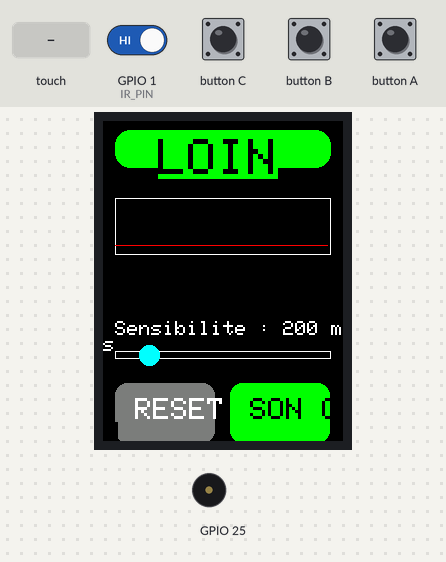
This sketch was run on a simulated ESP32. Shown: 240×320 colour display, buzzer (waves = sounding). The inputs (shaded band) are chosen by the test bench; at power-on: GPIO 1 (IR_PIN) HIGH. WiFi joins after 1.5 s; servers stay silent unless stated; what the sketch prints to the serial monitor is not drawn.

Above: at 3.0 s.
3.1 s: GPIO 1 (IR_PIN) driven LOW
At 3.51 s:
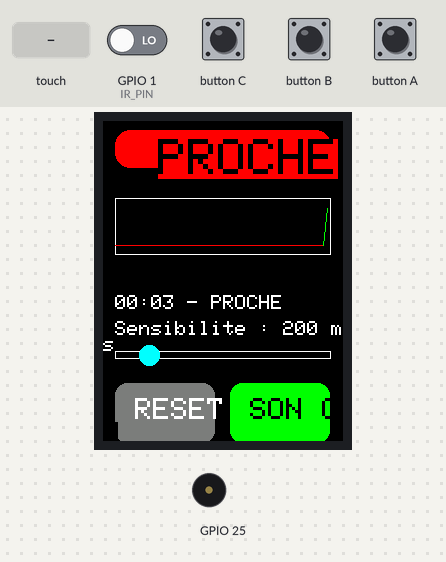
5.2 s: button C pressed for 0.15 s
5.9 s: GPIO 1 (IR_PIN) driven HIGH
At 6.14 s:
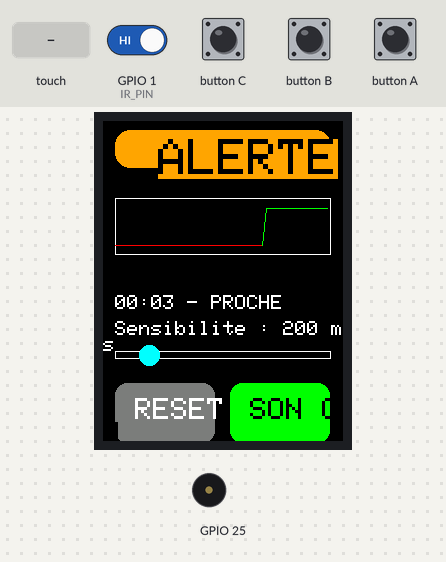
8.1 s: GPIO 1 (IR_PIN) driven LOW
At 8.52 s:
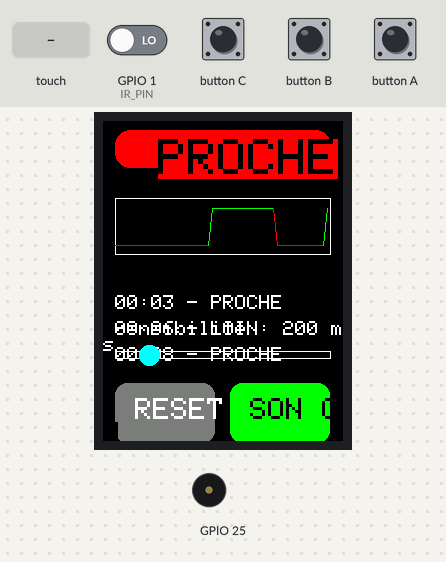
10.4 s: touch panel pressed at 13 % / 90 % of its raw x / y range
At 11.43 s:
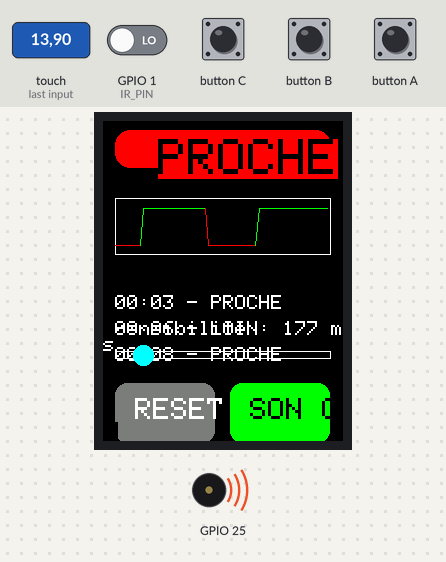
12.8 s: touch panel pressed at 38 % / 90 % of its raw x / y range
At 13.04 s:
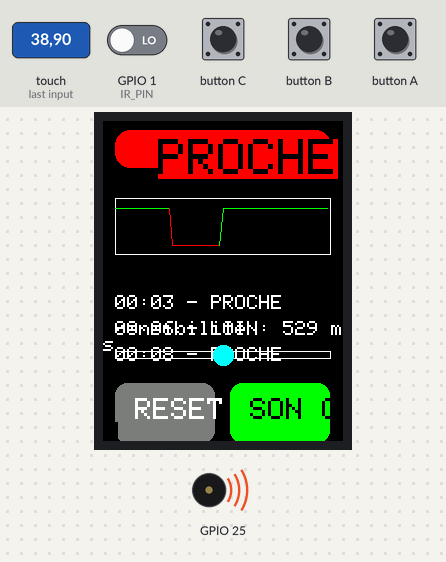
Timing chart, 0 to 15.4 s (numbered marks = the images above; inputs shaded):
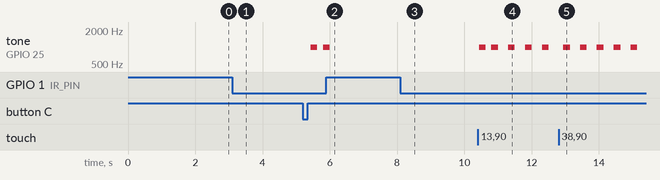

The sketch:

sketch_nov24a.ino
```cpp
#include <M5Unified.h>
#include <WiFi.h>
#include <WebServer.h>
#include <WebSocketsServer.h>
void wsSend();   // prototype pour pouvoir l'utiliser avant sa définition

// =========================================================
//                    CONFIG WIFI
// =========================================================
const char* WIFI_SSID = "SKANDARPC7702";
const char* WIFI_PASS = "halouani";
// Identifiants d’accès au dashboard
const char* http_username = "admin";
const char* http_password = "admin";

// =========================================================
//                 SERVEURS & FIX IMPORTANT
// =========================================================
WebServer server(80);
WebSocketsServer ws(81);

// ---- FIX : déclaration anticipée de la fonction WebSocket ----
void wsEvent(uint8_t num, WStype_t type, uint8_t * payload, size_t len);
// ----------------------------------------------------------------

// =========================================================
//                    CAPTEUR IR
// =========================================================
const int IR_PIN = 1;

// =========================================================
//                      ETAT
// =========================================================
bool rawDetect = false;
bool stableDetect = false;
unsigned long lastChange = 0;
unsigned long sensitivity = 200;

unsigned long detectStart = 0;
bool alarmOn = false;
const unsigned long ALARM_MS = 2000;

unsigned long detectCount = 0;
unsigned long lastBeepMs = 0;   // pour le bip d'alarme

// =========================================================
//                    HISTORIQUE
// =========================================================
struct LogEvent { unsigned long t; bool val; };
LogEvent history[10];
int histPos = 0;
bool histFull = false;

// =========================================================
//               GRAPH TABLETTE (60 points)
// =========================================================
bool graphData[60];
int graphIndex = 0;
unsigned long lastGraphMs = 0;

// =========================================================
//                    LAYOUT TABLETTE
// =========================================================
int W, H;
int STATUS_X, STATUS_Y, STATUS_W, STATUS_H;
int GRAPH_X, GRAPH_Y, GRAPH_W, GRAPH_H;
int HIST_X, HIST_Y;
int SLIDER_X, SLIDER_Y, SLIDER_W;
int BTN_RESET_X, BTN_RESET_Y, BTN_RESET_W, BTN_RESET_H;
int BTN_SOUND_X, BTN_SOUND_Y, BTN_SOUND_W, BTN_SOUND_H;

bool soundOn = true;

#define SENS_MIN 50
#define SENS_MAX 1000

// =========================================================
//               INIT LAYOUT (calcul dynamique)
// =========================================================
void initLayout() {
  W = M5.Lcd.width();
  H = M5.Lcd.height();

  STATUS_X = W * 0.05;
  STATUS_Y = H * 0.03;
  STATUS_W = W * 0.90;
  STATUS_H = H * 0.12;

  GRAPH_X = W * 0.05;
  GRAPH_Y = STATUS_Y + STATUS_H + 30;
  GRAPH_W = W * 0.90;
  GRAPH_H = H * 0.18;

  HIST_X = W * 0.05;
  HIST_Y = GRAPH_Y + GRAPH_H + 40;

  SLIDER_X = W * 0.05;
  SLIDER_Y = H * 0.72;
  SLIDER_W = W * 0.90;

  BTN_RESET_X = W * 0.05;
  BTN_RESET_Y = H * 0.82;
  BTN_RESET_W = W * 0.42;
  BTN_RESET_H = 60;

  BTN_SOUND_X = W * 0.53;
  BTN_SOUND_Y = H * 0.82;
  BTN_SOUND_W = W * 0.42;
  BTN_SOUND_H = 60;
}

// =========================================================
//                    DESSIN HISTORIQUE
// =========================================================
void drawHistory() {
  M5.Lcd.setTextSize(2);
  M5.Lcd.setTextColor(WHITE, BLACK);

  int lineH = 26;

  for (int i = 0; i < 10; i++) {
    if (!histFull && i >= histPos) break;

    int idx = (histFull ? (histPos + i) % 10 : i);

    unsigned long t = history[idx].t / 1000;
    int s = t % 60;
    int m = (t / 60) % 60;

    M5.Lcd.setCursor(HIST_X, HIST_Y + i * lineH);
    M5.Lcd.printf("%02d:%02d - %s", m, s,
                  history[idx].val ? "PROCHE" : "LOIN");
  }
}

// =========================================================
//                     GRAPH TEMPS RÉEL
// =========================================================
void addGraphPoint(bool v) {
  graphData[graphIndex] = v;
  graphIndex = (graphIndex + 1) % 60;
}

void drawGraph() {
  M5.Lcd.fillRect(GRAPH_X, GRAPH_Y, GRAPH_W, GRAPH_H, BLACK);
  int baseY = GRAPH_Y + GRAPH_H - 10;

  M5.Lcd.drawRect(GRAPH_X, GRAPH_Y, GRAPH_W, GRAPH_H, WHITE);

  int lx = 0, ly = 0;
  bool first = true;

  for (int i = 0; i < 60; i++) {
    int idx = (graphIndex + i) % 60;
    int x = GRAPH_X + (i * GRAPH_W) / 60;
    int y = graphData[idx] ? (GRAPH_Y + 10) : baseY;

    if (!first)
      M5.Lcd.drawLine(lx, ly, x, y,
                      graphData[idx] ? GREEN : RED);

    lx = x;
    ly = y;
    first = false;
  }
}

// =========================================================
//                         DASHBOARD
// =========================================================
void drawDashboard(const char* status, uint16_t col) {
  M5.Lcd.fillScreen(BLACK);

  M5.Lcd.fillRoundRect(STATUS_X, STATUS_Y, STATUS_W, STATUS_H, 15, col);
  M5.Lcd.setTextColor(BLACK, col);
  M5.Lcd.setTextSize(5);
  M5.Lcd.setCursor(STATUS_X + STATUS_W * 0.20,
                   STATUS_Y + STATUS_H * 0.25);
  M5.Lcd.print(status);

  drawGraph();
  drawHistory();

  M5.Lcd.setTextColor(WHITE);
  M5.Lcd.setTextSize(2);
  M5.Lcd.setCursor(SLIDER_X, SLIDER_Y - 30);
  M5.Lcd.printf("Sensibilite : %lu ms", sensitivity);

  M5.Lcd.drawRect(SLIDER_X, SLIDER_Y, SLIDER_W, 8, WHITE);
  float ratio = (float)(sensitivity - SENS_MIN) / (float)(SENS_MAX - SENS_MIN);
  int cx = SLIDER_X + ratio * SLIDER_W;
  M5.Lcd.fillCircle(cx, SLIDER_Y + 4, 10, CYAN);

  M5.Lcd.fillRoundRect(BTN_RESET_X, BTN_RESET_Y,
                       BTN_RESET_W, BTN_RESET_H,
                       12, DARKGREY);
  M5.Lcd.setTextColor(WHITE);
  M5.Lcd.setTextSize(3);
  M5.Lcd.setCursor(BTN_RESET_X + 20, BTN_RESET_Y + 15);
  M5.Lcd.print("RESET");

  uint16_t sc = soundOn ? GREEN : RED;
  M5.Lcd.fillRoundRect(BTN_SOUND_X, BTN_SOUND_Y,
                       BTN_SOUND_W, BTN_SOUND_H,
                       12, sc);
  M5.Lcd.setTextColor(BLACK);
  M5.Lcd.setCursor(BTN_SOUND_X + 20, BTN_SOUND_Y + 15);
  M5.Lcd.print(soundOn ? "SON ON" : "SON OFF");
}

// =========================================================
//                   PAGE WEB HTML + JS
// =========================================================
String webPage() {
  String html = R"=====(
<!DOCTYPE html>
<html>
<head>
<meta charset='utf-8'>
<title>Tab5 Dashboard</title>
<meta name='viewport' content='width=device-width,initial-scale=1.0'>
<style>
body { background:#111; color:#fff; font-family:Arial; text-align:center; margin:0; }
.card { background:#222; padding:20px; border-radius:12px; width:90%; margin:15px auto; }
canvas { background:#000; border:1px solid #444; border-radius:10px; }
button { padding:12px 20px; font-size:1.2em; border-radius:10px; border:none; cursor:pointer; }
#resetBtn { background:#555; color:white; }
#soundBtn { background:#2d5; color:white; }
</style>
</head>

<body>

<h2>Tablette Tab5 - Dashboard Web</h2>


<div class='card'>
  <h3>État</h3>
  <div id='status' style="font-size:2.5em; padding:20px; border-radius:12px; background:#333;">LOIN</div>
  <p>Détections : <span id='count'>0</span></p>
  <p>Alarme : <span id='alarm'>NON</span></p>
  <button id='resetBtn' onclick="fetch('/reset')">Reset</button>
  <button id='soundBtn' onclick="fetch('/sound')">Son OFF</button>
</div>

<div class='card'>
  <h3>Radar</h3>
  <canvas id='radar' width='260' height='260'></canvas>
</div>

<div class='card'>
  <h3>Bargraph (détections/minute)</h3>
  <canvas id='bar' width='300' height='200'></canvas>
</div>

<script>

let ws;
let lastValue = 0;
let radarAngle = 0;

let barData = new Array(10).fill(0);
let lastMinute = new Date().getMinutes();

function drawBar() {
  let c = document.getElementById('bar');
  let ctx = c.getContext('2d');
  ctx.clearRect(0, 0, c.width, c.height);

  let max = Math.max(...barData, 5);       // pour éviter division par 0
  let bw  = c.width / barData.length;

  ctx.font = "14px Arial";
  ctx.textAlign = "center";

  for (let i = 0; i < barData.length; i++) {
    let value = barData[i];
    let h = (value / max) * (c.height - 30);   // laisse de la place pour le texte
    let x = i * bw + 5;
    let barW = bw - 10;
    let y = c.height - h - 10;

    // barre
    ctx.fillStyle = value > 0 ? "#4f4" : "#333";
    ctx.fillRect(x, y, barW, h);

    // texte au-dessus de la barre
    ctx.fillStyle = "#fff";
    ctx.fillText(value, x + barW / 2, y - 5);
  }
}

function drawRadar() {
  let c = document.getElementById('radar');
  let ctx = c.getContext('2d');

  ctx.clearRect(0,0,c.width,c.height);

  let cx = c.width/2, cy = c.height/2;
  let r = c.width/2 - 10;

  ctx.strokeStyle="#444";
  ctx.beginPath(); ctx.arc(cx,cy,r,0,2*Math.PI); ctx.stroke();
  ctx.beginPath(); ctx.arc(cx,cy,r*0.6,0,2*Math.PI); ctx.stroke();

  radarAngle += 0.1;
  let x2 = cx + r * Math.cos(radarAngle);
  let y2 = cy + r * Math.sin(radarAngle);

  ctx.strokeStyle = lastValue ? '#f44' : '#4f4';
  ctx.beginPath(); ctx.moveTo(cx,cy); ctx.lineTo(x2,y2); ctx.stroke();

  if (lastValue) {
    ctx.fillStyle = '#f44';
    ctx.beginPath();
    ctx.arc(cx + r*0.6*Math.cos(radarAngle),
            cy + r*0.6*Math.sin(radarAngle),
            6,0,2*Math.PI);
    ctx.fill();
  }
}

function connectWS() {
  ws = new WebSocket("ws://" + location.hostname + ":81/");

  ws.onmessage = (e) => {
    let d = JSON.parse(e.data);

    lastValue = d.value;

    document.getElementById('status').textContent = d.status;
    document.getElementById('status').style.background =
      d.value ? '#f44' : '#4f4';

    document.getElementById('count').textContent = d.count;
    document.getElementById('alarm').textContent = d.alarm ? "OUI" : "NON";
      // Mise à jour du bouton Son en fonction de d.sound
  let sb = document.getElementById('soundBtn');
  if (d.sound) {
    sb.textContent = "Son ON";
    sb.style.background = "#2d5";   // vert
  } else {
    sb.textContent = "Son OFF";
    sb.style.background = "#555";   // gris
  }


    if (d.value == 1) {
      let m = new Date().getMinutes();
      if (m != lastMinute) {
        lastMinute = m;
        barData.unshift(0);
        barData.pop();
      }
      barData[0]++;
    }

    drawRadar();
    drawBar();
  };

  ws.onclose = () => setTimeout(connectWS, 1500);
}


window.onload = () => {
  connectWS();
  drawRadar();
  drawBar();
};

</script>

</body>
</html>
)=====";
  return html;
}

// =========================================================
//                     HANDLERS HTTP
// =========================================================
void handleRoot() {
  if (!server.authenticate(http_username, http_password)) {
    return server.requestAuthentication();
  }
  server.send(200, "text/html", webPage());
}

void handleReset() {
  if (!server.authenticate(http_username, http_password)) {
    return server.requestAuthentication();
  }
  detectCount = 0;
  server.send(200, "text/plain", "OK");
}

void handleSound() {
  if (!server.authenticate(http_username, http_password)) {
    return server.requestAuthentication();
  }
  soundOn = !soundOn;
  if (!soundOn) M5.Speaker.stop();
  wsSend();
  server.send(200, "text/plain", "OK");
}


// =========================================================
//                         SETUP
// =========================================================
void setup() {

  auto cfg = M5.config();
  M5.begin(cfg);
  M5.Lcd.setRotation(0);

  Serial.begin(115200);
  pinMode(IR_PIN, INPUT_PULLUP);

  initLayout();
  drawDashboard("LOIN", GREEN);

  WiFi.mode(WIFI_STA);
  WiFi.begin(WIFI_SSID, WIFI_PASS);

  Serial.print("Connexion WiFi");
  while (WiFi.status() != WL_CONNECTED) {
    delay(200);
    Serial.print(".");
  }
  Serial.println("\nConnecté !");
  Serial.println(WiFi.localIP());

  server.on("/", handleRoot);
  server.on("/reset", handleReset);
  server.on("/sound", handleSound);
  server.begin();
  Serial.println("Serveur HTTP démarré.");

  ws.onEvent(wsEvent);   // 🔥 Maintenant fonctionne
  ws.begin();
  Serial.println("WebSocket sur port 81 !");
}

// =========================================================
//                     WEBSOCKET SEND
// =========================================================
void wsSend() {
  String json = "{";
  json += "\"value\":" + String(stableDetect ? 1 : 0) + ",";
  json += "\"status\":\"" + String(stableDetect ? "PROCHE" : "LOIN") + "\",";
  json += "\"count\":" + String(detectCount) + ",";
  json += "\"alarm\":" + String(alarmOn ? 1 : 0) + ",";
  json += "\"sound\":" + String(soundOn ? 1 : 0);
  json += "}";

  ws.broadcastTXT(json);
}

// =========================================================
//                      WEBSOCKET EVENT
// =========================================================
void wsEvent(uint8_t num, WStype_t type, uint8_t * payload, size_t len) {
  if (type == WStype_CONNECTED) {
    Serial.printf("Client WebSocket #%u connecté\n", num);
    wsSend();
  }
}

// =========================================================
//                 HISTORIQUE LOCAL (10 derniers)
// =========================================================
void addHistory(bool val) {
  history[histPos].t = millis();
  history[histPos].val = val;

  histPos = (histPos + 1) % 10;
  if (histPos == 0) histFull = true;
}

// =========================================================
//                        LOOP
// =========================================================
void loop() {
  M5.update();
  server.handleClient();
  ws.loop();

  unsigned long now = millis();

  // -------- LECTURE CAPTEUR IR --------
  bool newRaw = (digitalRead(IR_PIN) == LOW);  // LOW = détection

  if (newRaw != rawDetect) {
    rawDetect = newRaw;
    lastChange = now;
  }

  // -------- FILTRAGE (sensibilité) --------
  if (rawDetect != stableDetect && (now - lastChange) >= sensitivity) {
    stableDetect = rawDetect;
    addHistory(stableDetect);

    if (stableDetect) {
      // Passage à PROCHES
      detectCount++;
      detectStart = now;
      alarmOn = false;
      drawDashboard("PROCHE", RED);
    } else {
      // Passage à LOIN
      alarmOn = false;
      M5.Speaker.stop();  // on coupe le son si on n'est plus proche
      drawDashboard("LOIN", GREEN);
    }

    wsSend();
  }

  // -------- ALARME AUTOMATIQUE (2 s) --------
  if (stableDetect && !alarmOn) {
    if (now - detectStart >= ALARM_MS) {
      alarmOn = true;
      drawDashboard("ALERTE", ORANGE);
      if (soundOn) {
        M5.Speaker.tone(1000, 200);  // bip 200 ms
        lastBeepMs = now;
      }
      wsSend();
    }
  }

  // Bip répété tant que l’alarme est active et le son ON
  if (alarmOn && soundOn) {
    if (now - lastBeepMs >= 500) {   // toutes les 500 ms
      M5.Speaker.tone(1000, 200);
      lastBeepMs = now;
    }
  }

  // -------- GRAPHIQUE TABLETTE --------
  if (now - lastGraphMs >= 150) {
    lastGraphMs = now;
    addGraphPoint(stableDetect);
    drawGraph();
  }

  // -------- GESTION TACTILE --------
  auto t = M5.Touch.getDetail();

  if (t.wasPressed()) {
    // Bouton RESET
    if (t.x >= BTN_RESET_X && t.x <= BTN_RESET_X + BTN_RESET_W &&
        t.y >= BTN_RESET_Y && t.y <= BTN_RESET_Y + BTN_RESET_H) {

      detectCount = 0;
      alarmOn = false;
      M5.Speaker.stop();

      drawDashboard(stableDetect ? "PROCHE" : "LOIN",
                    stableDetect ? RED : GREEN);

      wsSend();
    }

    // Bouton SON
    if (t.x >= BTN_SOUND_X && t.x <= BTN_SOUND_X + BTN_SOUND_W &&
        t.y >= BTN_SOUND_Y && t.y <= BTN_SOUND_Y + BTN_SOUND_H) {

      soundOn = !soundOn;
      if (!soundOn) {
        M5.Speaker.stop();   // coupe immédiatement le bip
      }

      drawDashboard(stableDetect ? "PROCHE" : "LOIN",
                    stableDetect ? RED : GREEN);

      wsSend();
    }

    // Slider de sensibilité
    if (t.x >= SLIDER_X && t.x <= SLIDER_X + SLIDER_W &&
        t.y >= SLIDER_Y - 20 && t.y <= SLIDER_Y + 40) {

      float ratio = float(t.x - SLIDER_X) / float(SLIDER_W);
      if (ratio < 0.0f) ratio = 0.0f;
      if (ratio > 1.0f) ratio = 1.0f;

      sensitivity = SENS_MIN + (unsigned long)(ratio * (SENS_MAX - SENS_MIN));

      drawDashboard(stableDetect ? "PROCHE" : "LOIN",
                    stableDetect ? RED : GREEN);

      wsSend();
    }
  }
}
```

Measured:
- after the input at 3.1 s, the display: first changes after 0.33 s (image 1 shows a later state)
- after the input at 5.9 s, tone on GPIO 25: goes on until 6.0 s, then stays silent
